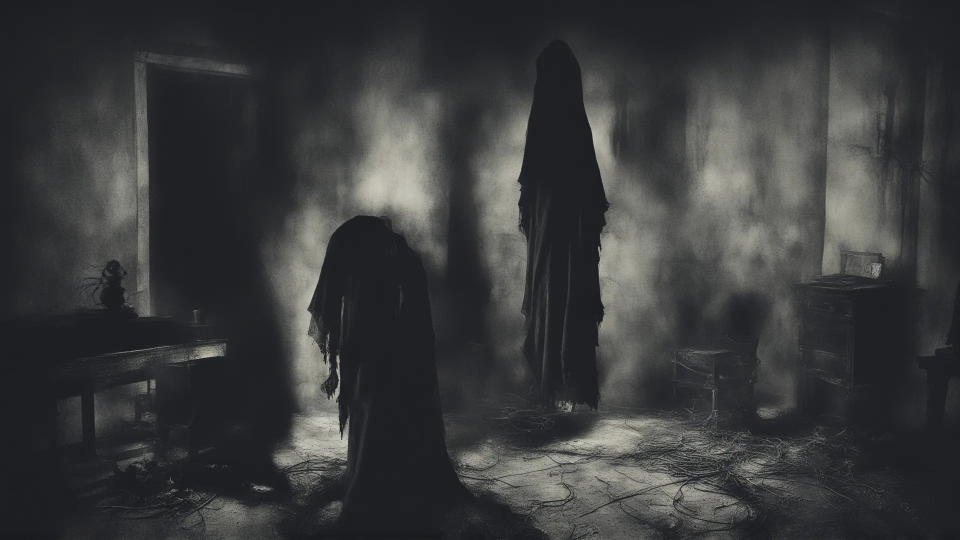
#> input picture input.jpg, 1920 x 1080 px (shown at 1/2 size)
$ python main.py
#> lines starting #> are read from the running program, lines starting #| are printed output that depends on the picture
#> further down, img is the input picture: PIL image 1920x1080 RGB; mean R, G, B 57.9, 58.8, 59.8
from PIL import Image, ImageDraw, ImageFont
import time

def scale_and_overlay_text(img, font, output_path, scale_factor, text, font_size=80):
    # Start timing
#> called with output_path = 'output.jpg', scale_factor = 1.1, text = 'Hello, World!', font_size = 80
    start_time = time.perf_counter()

    # Get the original size
    width, height = img.size
#> width = 1920; height = 1080

    # Calculate new size
    new_size = (int(width * scale_factor), int(height * scale_factor))
#> new_size = (2112, 1188)

    # Resize the image
    img_resized = img.resize(new_size, Image.NEAREST)

    # Create a drawing object
    draw = ImageDraw.Draw(img_resized)

    # Calculate text position (centered)
    text_bbox = draw.textbbox((0, 0), text, font=font)
#> text_bbox = (0, 14, 515, 84)
    text_width = text_bbox[2] - text_bbox[0]
#> text_width = 515
    text_height = text_bbox[3] - text_bbox[1]
#> text_height = 70
    position = ((new_size[0] - text_width) / 2, (new_size[1] - text_height) * 3 / 4)
#> position = (798.5, 838.5)

    # Draw the text
    draw.text(position, text, font=font, fill=(255, 255, 255, 128))

    # Save the result
    img_resized.save(output_path)
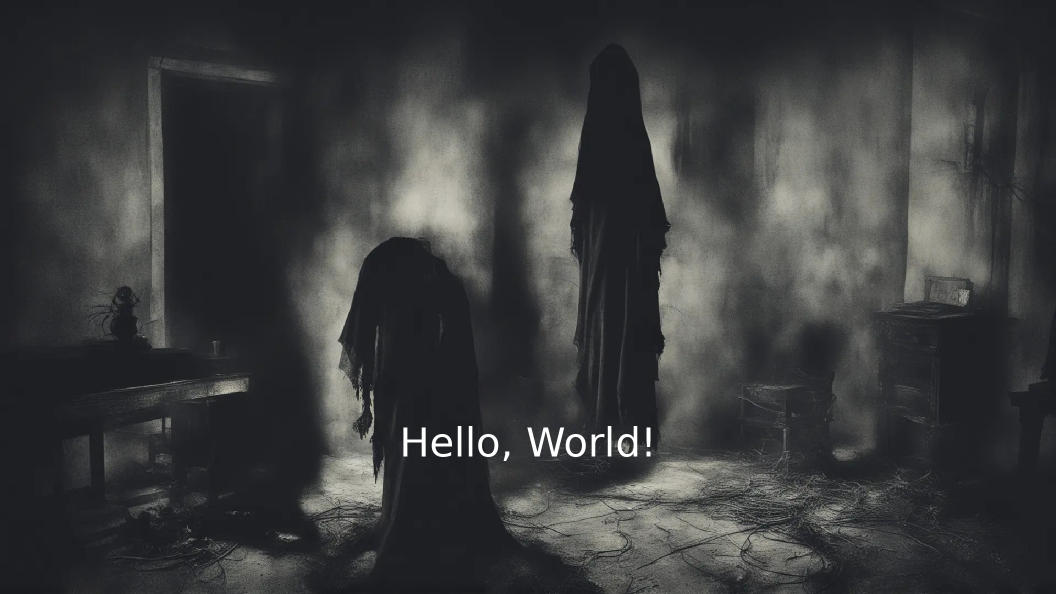
#> saved as output.jpg: PIL image 2112x1188 RGB (shown at 1/2 size); mean R, G, B 58.6, 59.5, 60.5

    # End timing
    end_time = time.perf_counter()
    runtime_ms = (end_time - start_time) * 1000  # Convert to milliseconds
    print(f"Processing time: {runtime_ms:.2f} milliseconds")

# Usage
input_path = "input.jpg"
output_path = "output.jpg"
font_path = "/System/Library/Fonts/Helvetica.ttc"
font_size = 80
scale_factor = 1.1
text = "Hello, World!"

# Load image and font outside of the timed function
img = Image.open(input_path)
font = ImageFont.truetype(font_path, font_size)

scale_and_overlay_text(img, font, output_path, scale_factor, text, font_size)

# Close the image after processing
img.close()
